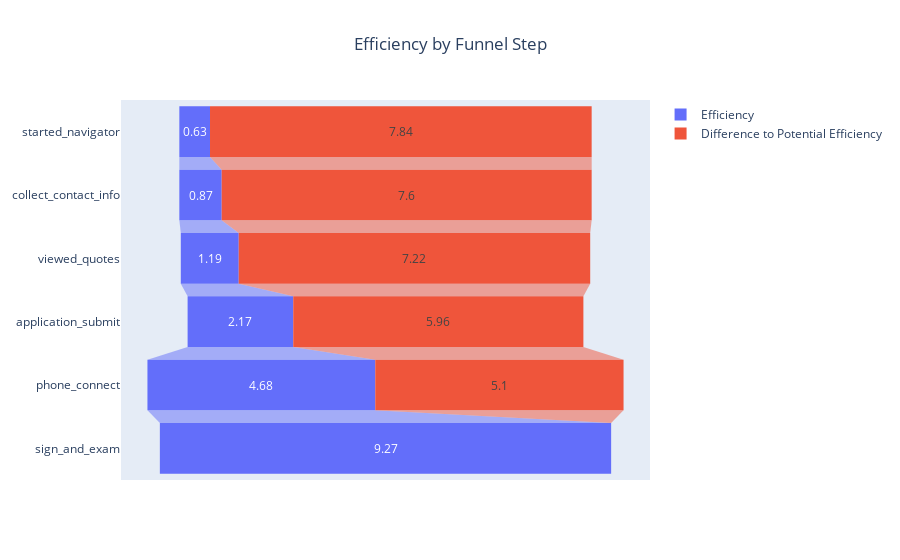
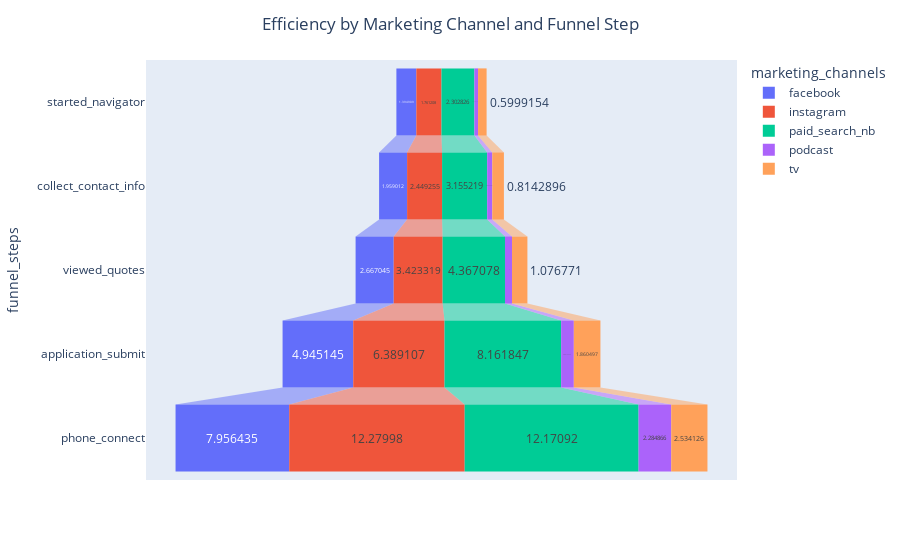

Notebook cell for these charts, in order:
### Markdown cell above
#### d. How does our efficiency rate change through the funnel?
Assumptions:
- For the purposes of analyzing efficiency rate by funnel step, the associated revenue and CPA for a given user will be considered in the efficiency rates for all steps they have traversed.

### Code cell
conversion_rates['potential_efficiency'] = round(conversion_rates['potential_efficiency'],2)
conversion_rates['efficiency'] = round(conversion_rates['efficiency'],2)

fig = go.Figure()
fig.update_layout(title_text = 'Efficiency by Funnel Step', title_x = 0.5)

fig.add_trace(go.Funnel(
    name = 'Efficiency',
    y = conversion_rates['funnel_steps'],
    x = conversion_rates['efficiency'],
    textinfo = "value"))

fig.add_trace(go.Funnel(
    name = 'Difference to Potential Efficiency',
    y = conversion_rates['funnel_steps'],
    x = conversion_rates['potential_efficiency'] - conversion_rates['efficiency'],
    textinfo = "value"))
fig.show()

funnel_cpa['potential_efficiency'] = funnel_cpa['potential_revenue']/funnel_cpa['CPA']
funnel_cpa['efficiency'] = funnel_cpa['revenue']/funnel_cpa['CPA']
funnel_cpa_sub = funnel_cpa[funnel_cpa['funnel_steps']!='sign_and_exam']

fig = px.funnel(funnel_cpa_sub,x=funnel_cpa_sub['efficiency'], y=funnel_cpa_sub['funnel_steps'], color = funnel_cpa_sub['marketing_channels'])
fig.update_layout(title_text = 'Efficiency by Marketing Channel and Funnel Step', title_x = 0.5)
fig.show()

### Figure 1 — Plotly figure (JSON) as saved in the notebook; plotly's stock layout.template omitted (floating-point values rounded to 4 significant figures)
{"data": [{"name": "Efficiency", "textinfo": "value", "type": "funnel", "x": [0.63, 0.87, 1.19, 2.17, 4.68, 9.27], "y": ["started_navigator", "collect_contact_info", "viewed_quotes", "application_submit", "phone_connect", "sign_and_exam"]}, {"name": "Difference to Potential Efficiency", "textinfo": "value", "type": "funnel", "x": [7.84, 7.6, 7.22, 5.96, 5.1, 0], "y": ["started_navigator", "collect_contact_info", "viewed_quotes", "application_submit", "phone_connect", "sign_and_exam"]}], "layout": {"autosize": true, "title": {"text": "Efficiency by Funnel Step", "x": 0.5}, "xaxis": {"autorange": true, "range": [-5.433, 5.433], "type": "linear"}, "yaxis": {"autorange": true, "range": [5.5, -0.5], "type": "category"}}}

### Figure 2 — Plotly figure (JSON) as saved in the notebook; plotly's stock layout.template omitted (floating-point values rounded to 4 significant figures)
{"data": [{"hovertemplate": "marketing_channels=facebook<br>efficiency=%{x}<br>funnel_steps=%{y}<extra></extra>", "legendgroup": "facebook", "marker": {"color": "#636efa"}, "name": "facebook", "orientation": "h", "showlegend": true, "type": "funnel", "x": [1.395, 1.959, 2.667, 4.945, 7.956], "xaxis": "x", "y": ["started_navigator", "collect_contact_info", "viewed_quotes", "application_submit", "phone_connect"], "yaxis": "y"}, {"hovertemplate": "marketing_channels=instagram<br>efficiency=%{x}<br>funnel_steps=%{y}<extra></extra>", "legendgroup": "instagram", "marker": {"color": "#EF553B"}, "name": "instagram", "orientation": "h", "showlegend": true, "type": "funnel", "x": [1.761, 2.449, 3.423, 6.389, 12.28], "xaxis": "x", "y": ["started_navigator", "collect_contact_info", "viewed_quotes", "application_submit", "phone_connect"], "yaxis": "y"}, {"hovertemplate": "marketing_channels=paid_search_nb<br>efficiency=%{x}<br>funnel_steps=%{y}<extra></extra>", "legendgroup": "paid_search_nb", "marker": {"color": "#00cc96"}, "name": "paid_search_nb", "orientation": "h", "showlegend": true, "type": "funnel", "x": [2.303, 3.155, 4.367, 8.162, 12.17], "xaxis": "x", "y": ["started_navigator", "collect_contact_info", "viewed_quotes", "application_submit", "phone_connect"], "yaxis": "y"}, {"hovertemplate": "marketing_channels=podcast<br>efficiency=%{x}<br>funnel_steps=%{y}<extra></extra>", "legendgroup": "podcast", "marker": {"color": "#ab63fa"}, "name": "podcast", "orientation": "h", "showlegend": true, "type": "funnel", "x": [0.2557, 0.3562, 0.4894, 0.8876, 2.285], "xaxis": "x", "y": ["started_navigator", "collect_contact_info", "viewed_quotes", "application_submit", "phone_connect"], "yaxis": "y"}, {"hovertemplate": "marketing_channels=tv<br>efficiency=%{x}<br>funnel_steps=%{y}<extra></extra>", "legendgroup": "tv", "marker": {"color": "#FFA15A"}, "name": "tv", "orientation": "h", "showlegend": true, "type": "funnel", "x": [0.5999, 0.8143, 1.077, 1.86, 2.534], "xaxis": "x", "y": ["started_navigator", "collect_contact_info", "viewed_quotes", "application_submit", "phone_connect"], "yaxis": "y"}], "layout": {"autosize": true, "legend": {"title": {"text": "marketing_channels"}, "tracegroupgap": 0}, "margin": {"t": 60}, "title": {"text": "Efficiency by Marketing Channel and Funnel Step", "x": 0.5}, "xaxis": {"anchor": "y", "autorange": true, "domain": [0, 1], "range": [-20.68, 20.68], "title": {"text": "efficiency"}, "type": "linear"}, "yaxis": {"anchor": "x", "autorange": true, "domain": [0, 1], "range": [4.5, -0.5], "title": {"text": "funnel_steps"}, "type": "category"}}}
